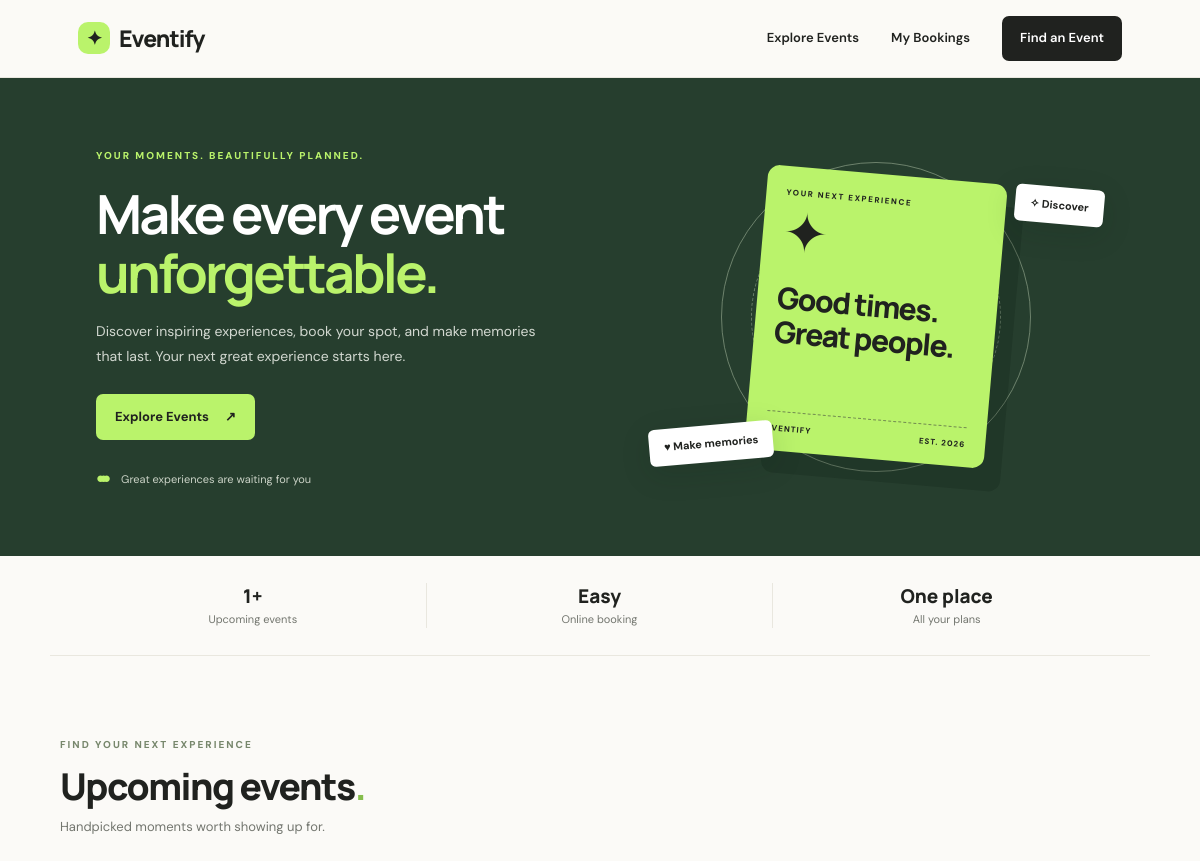
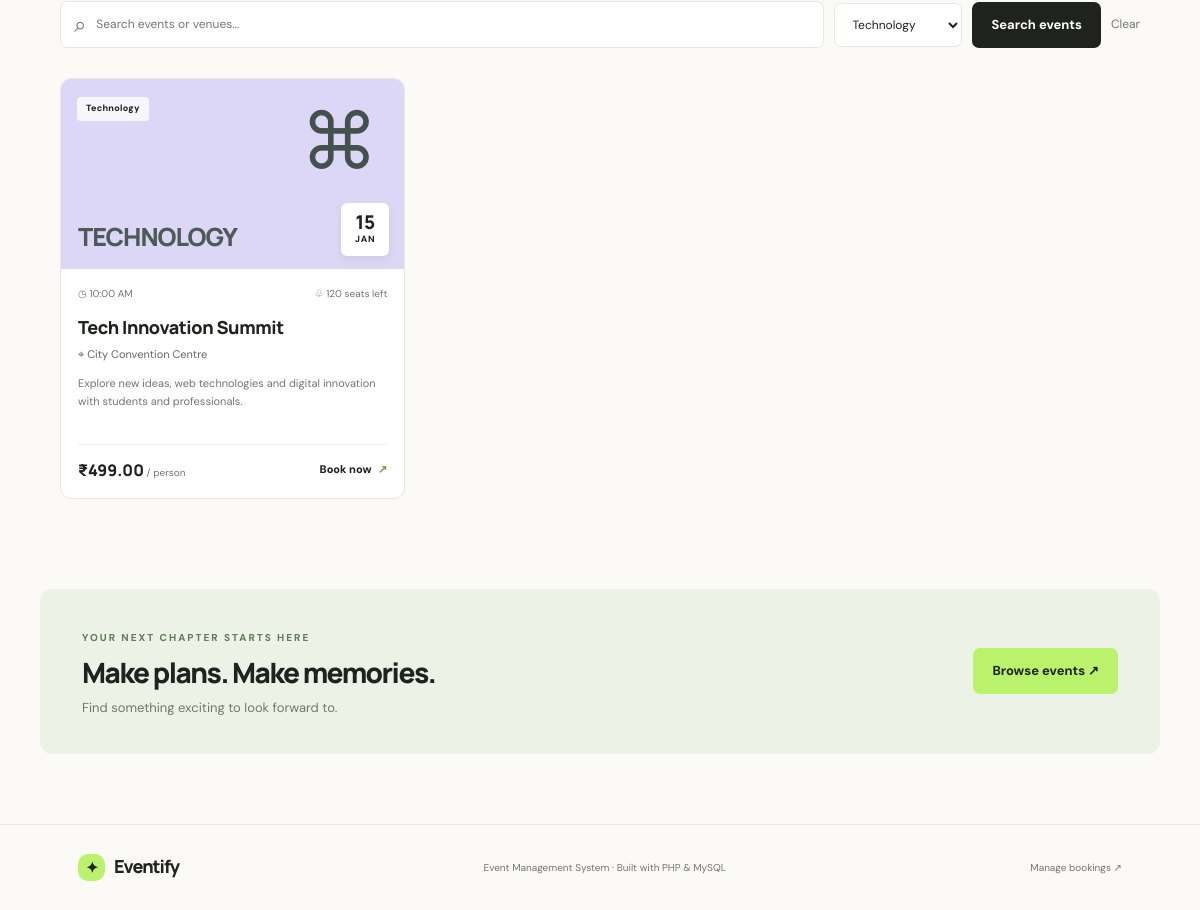
The page /api/index.php?category=Technology on the database its author committed (2 pictures, top to bottom).
### tables this page shows
CREATE TABLE IF NOT EXISTS events (
    id INT AUTO_INCREMENT PRIMARY KEY,
    title VARCHAR(150) NOT NULL,
    category VARCHAR(80) NOT NULL,
    event_date DATE NOT NULL,
    event_time TIME NOT NULL,
    venue VARCHAR(180) NOT NULL,
    price DECIMAL(10,2) NOT NULL DEFAULT 0,
    seats INT NOT NULL DEFAULT 50,
    description TEXT,
    created_at TIMESTAMP DEFAULT CURRENT_TIMESTAMP
);

### api/index.php (the view, shortened to what this page needs)
<?php
require_once __DIR__ . '/config.php';
$category = trim($_GET['category'] ?? '');
$search = trim($_GET['search'] ?? '');
$sql = "SELECT e.*,
        e.seats - COALESCE((SELECT SUM(b.tickets) FROM bookings b WHERE b.event_id = e.id), 0) AS seats_left
        FROM events e WHERE e.event_date >= CURDATE()";
$params = [];
if ($category !== '') {
    $sql .= " AND e.category = ?";
    $params[] = $category;
}
$sql .= " ORDER BY e.event_date ASC";
$stmt = $pdo->prepare($sql);
$stmt->execute($params);
$events = $stmt->fetchAll();
$categories = $pdo->query("SELECT DISTINCT category FROM events ORDER BY category")->fetchAll(PDO::FETCH_COLUMN);
function h($value) { return htmlspecialchars((string)$value, ENT_QUOTES, 'UTF-8'); }
function money($value) { return $value <= 0 ? 'Free' : '₹' . number_format((float)$value, 2); }
?>
<!DOCTYPE html>
<html lang="en">
<head>
<link rel="stylesheet" href="style.css">
</head>
<body>
<header class="navbar">
  <a class="brand" href="index.php"><span class="brand-icon">✦</span> Eventify</a>
  <nav><a href="#events">Explore Events</a><a href="my_bookings.php">My Bookings</a><a class="nav-button" href="#events">Find an Event</a></nav>
</header>
<main>
<section class="hero">
  <div class="hero-copy">
    <span class="eyebrow">YOUR MOMENTS. BEAUTIFULLY PLANNED.</span>
    <h1>Make every event<br><span>unforgettable.</span></h1>
    <p>Discover inspiring experiences, book your spot, and make memories that last. Your next great experience starts here.</p>
    <a class="button button-light" href="#events">Explore Events <span>↗</span></a>
    <div class="hero-note"><span class="avatar-stack">● ● ●</span> Great experiences are waiting for you</div>
  </div>
  <div class="hero-art" aria-label="Decorative event illustration">
    <div class="ticket-card"><div class="ticket-top">YOUR NEXT EXPERIENCE</div><div class="ticket-star">✦</div><h3>Good times.<br>Great people.</h3><div class="ticket-bottom"><span>EVENTIFY</span><span>EST. 2026</span></div></div>
    <div class="floating-tag tag-top">✧ Discover</div><div class="floating-tag tag-bottom">♥ Make memories</div>
  </div>
</section>
<section class="stats">
  <div><strong><?= count($events) ?>+</strong><span>Upcoming events</span></div>
  <div><strong>Easy</strong><span>Online booking</span></div>
  <div><strong>One place</strong><span>All your plans</span></div>
</section>
<section class="events-section" id="events">
  <div class="section-heading"><div><span class="eyebrow">FIND YOUR NEXT EXPERIENCE</span><h2>Upcoming events<span class="accent-dot">.</span></h2><p>Handpicked moments worth showing up for.</p></div></div>
  <form class="filters" method="get" action="index.php">
    <div class="search-field"><span>⌕</span><input type="search" name="search" placeholder="Search events or venues..." value="<?= h($search) ?>"></div>
    <select name="category" aria-label="Filter by category"><option value="">All categories</option>
      <?php foreach ($categories as $c): ?><option value="<?= h($c) ?>" <?= $category === $c ? 'selected' : '' ?>><?= h($c) ?></option><?php endforeach; ?>
    </select>
    <button class="button button-dark" type="submit">Search events</button>
    <?php if ($search !== '' || $category !== ''): ?><a class="clear-link" href="index.php">Clear</a><?php endif; ?>
  </form>
  <?php if (!$events): ?>
    <div class="empty-state"><div>✧</div><h3>No events found</h3><p>Try another search or category.</p><a href="index.php">View all events</a></div>
  <?php else: ?>
  <div class="event-grid">
    <?php
    $icons = ['Technology' => '⌘', 'Workshop' => '✳', 'Entertainment' => '♫', 'Business' => '↗'];
    $colors = ['Technology' => 'lavender', 'Workshop' => 'peach', 'Entertainment' => 'pink', 'Business' => 'mint'];
    foreach ($events as $event):
      $date = new DateTime($event['event_date']);
      $left = max(0, (int)$event['seats_left']);
    ?>
    <article class="event-card">
      <div class="event-cover <?= h($colors[$event['category']] ?? 'lavender') ?>">
        <span class="category-pill"><?= h($event['category']) ?></span>
        <span class="cover-icon"><?= h($icons[$event['category']] ?? '✦') ?></span>
        <div class="cover-word"><?= h(strtoupper($event['category'])) ?></div>
        <div class="date-sticker"><strong><?= $date->format('d') ?></strong><span><?= strtoupper($date->format('M')) ?></span></div>
      </div>
      <div class="event-info">
        <div class="event-meta"><span>◷ <?= date('g:i A', strtotime($event['event_time'])) ?></span><span>♧ <?= $left ?> seats left</span></div>
        <h3><?= h($event['title']) ?></h3>
        <p class="venue">⌖ <?= h($event['venue']) ?></p>
        <p class="description"><?= h($event['description']) ?></p>
        <div class="card-footer"><div class="price"><?= money($event['price']) ?><small> / person</small></div>
          <?php if ($left > 0): ?><a class="book-link" href="book.php?event_id=<?= (int)$event['id'] ?>">Book now <span>↗</span></a><?php else: ?><span class="sold-out">Sold out</span><?php endif; ?>
        </div>
      </div>
    </article>
    <?php endforeach; ?>
  </div>
  <?php endif; ?>
</section>
<section class="bottom-cta"><div><span class="eyebrow">YOUR NEXT CHAPTER STARTS HERE</span><h2>Make plans. Make memories.</h2><p>Find something exciting to look forward to.</p></div><a class="button button-light" href="#events">Browse events ↗</a></section>
</main>
<footer><a class="brand" href="index.php"><span class="brand-icon">✦</span> Eventify</a><span>Event Management System · Built with PHP & MySQL</span><a href="my_bookings.php">Manage bookings ↗</a></footer>
</body>
</html>

### rows shown on the page
events: category "Technology", category "⌘", category "TECHNOLOGY", event_date "15", event_date "JAN", event_time "10:00 AM", left "120", title "Tech Innovation Summit", venue "City Convention Centre", description "Explore new ideas, web technologies and digital innovation with students and professionals.", price "₹499.00"

### other values the page prints
count($events) "1"
form field category "Technology"
